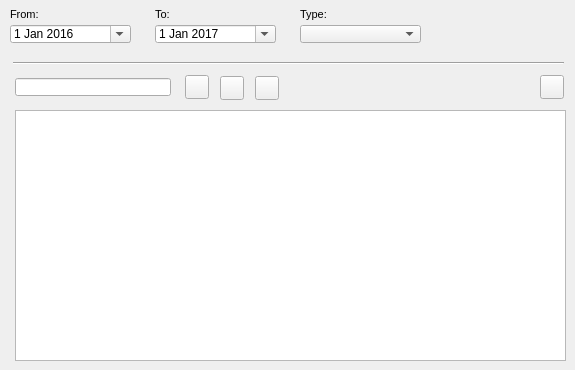
    <widget class="QWidget" name="tab_16">
     <attribute name="title">
      <string>Document</string>
     </attribute>
     <widget class="Line" name="line_6">
      <property name="geometry">
       <rect>
        <x>13</x>
        <y>55</y>
        <width>551</width>
        <height>16</height>
       </rect>
      </property>
      <property name="orientation">
       <enum>Qt::Horizontal</enum>
      </property>
     </widget>
     <widget class="QTableView" name="tbl_document">
      <property name="geometry">
       <rect>
        <x>15</x>
        <y>110</y>
        <width>551</width>
        <height>251</height>
       </rect>
      </property>
      <property name="sortingEnabled">
       <bool>true</bool>
      </property>
     </widget>
     <widget class="QLabel" name="label_doc_to">
      <property name="geometry">
       <rect>
        <x>155</x>
        <y>3</y>
        <width>113</width>
        <height>22</height>
       </rect>
      </property>
      <property name="font">
       <font>
        <pointsize>8</pointsize>
       </font>
      </property>
      <property name="frameShape">
       <enum>QFrame::NoFrame</enum>
      </property>
      <property name="frameShadow">
       <enum>QFrame::Raised</enum>
      </property>
      <property name="text">
       <string>To:</string>
      </property>
      <property name="textFormat">
       <enum>Qt::AutoText</enum>
      </property>
      <property name="scaledContents">
       <bool>false</bool>
      </property>
      <property name="margin">
       <number>3</number>
      </property>
     </widget>
     <widget class="QDateEdit" name="date_document_from">
      <property name="geometry">
       <rect>
        <x>10</x>
        <y>25</y>
        <width>121</width>
        <height>18</height>
       </rect>
      </property>
      <property name="date">
       <date>
        <year>2016</year>
        <month>1</month>
        <day>1</day>
       </date>
      </property>
      <property name="calendarPopup">
       <bool>true</bool>
      </property>
     </widget>
     <widget class="QComboBox" name="doc_type">
      <property name="geometry">
       <rect>
        <x>300</x>
        <y>25</y>
        <width>121</width>
        <height>18</height>
       </rect>
      </property>
     </widget>
     <widget class="QLabel" name="label_doc_from">
      <property name="geometry">
       <rect>
        <x>10</x>
        <y>3</y>
        <width>90</width>
        <height>22</height>
       </rect>
      </property>
      <property name="font">
       <font>
        <pointsize>8</pointsize>
       </font>
      </property>
      <property name="frameShape">
       <enum>QFrame::NoFrame</enum>
      </property>
      <property name="frameShadow">
       <enum>QFrame::Plain</enum>
      </property>
      <property name="text">
       <string>From:</string>
      </property>
      <property name="textFormat">
       <enum>Qt::AutoText</enum>
      </property>
      <property name="scaledContents">
       <bool>false</bool>
      </property>
      <property name="alignment">
       <set>Qt::AlignLeading|Qt::AlignLeft|Qt::AlignVCenter</set>
      </property>
      <property name="margin">
       <number>3</number>
      </property>
     </widget>
     <widget class="QDateEdit" name="date_document_to">
      <property name="geometry">
       <rect>
        <x>155</x>
        <y>25</y>
        <width>121</width>
        <height>18</height>
       </rect>
      </property>
      <property name="date">
       <date>
        <year>2017</year>
        <month>1</month>
        <day>1</day>
       </date>
      </property>
      <property name="calendarPopup">
       <bool>true</bool>
      </property>
     </widget>
     <widget class="QLabel" name="label_doc_type">
      <property name="geometry">
       <rect>
        <x>300</x>
        <y>3</y>
        <width>61</width>
        <height>22</height>
       </rect>
      </property>
      <property name="font">
       <font>
        <pointsize>8</pointsize>
       </font>
      </property>
      <property name="layoutDirection">
       <enum>Qt::LeftToRight</enum>
      </property>
      <property name="frameShape">
       <enum>QFrame::NoFrame</enum>
      </property>
      <property name="frameShadow">
       <enum>QFrame::Raised</enum>
      </property>
      <property name="text">
       <string>Type:</string>
      </property>
      <property name="textFormat">
       <enum>Qt::AutoText</enum>
      </property>
      <property name="scaledContents">
       <bool>false</bool>
      </property>
      <property name="margin">
       <number>3</number>
      </property>
     </widget>
     <widget class="QLineEdit" name="doc_id">
      <property name="geometry">
       <rect>
        <x>15</x>
        <y>78</y>
        <width>156</width>
        <height>18</height>
       </rect>
      </property>
     </widget>
     <widget class="QPushButton" name="btn_open_doc">
      <property name="geometry">
       <rect>
        <x>540</x>
        <y>75</y>
        <width>24</width>
        <height>24</height>
       </rect>
      </property>
      <property name="toolTip">
       <string>&lt;html&gt;&lt;head/&gt;&lt;body&gt;&lt;p&gt;Open document&lt;/p&gt;&lt;/body&gt;&lt;/html&gt;</string>
      </property>
      <property name="text">
       <string/>
      </property>
      <property name="icon">
       <iconset>
        <normaloff>../icons/170b.png</normaloff>../icons/170b.png</iconset>
      </property>
      <property name="iconSize">
       <size>
        <width>22</width>
        <height>22</height>
       </size>
      </property>
     </widget>
     <widget class="QPushButton" name="btn_doc_new">
      <property name="geometry">
       <rect>
        <x>255</x>
        <y>76</y>
        <width>24</width>
        <height>24</height>
       </rect>
      </property>
      <property name="toolTip">
       <string>&lt;html&gt;&lt;head/&gt;&lt;body&gt;&lt;p&gt;New document&lt;/p&gt;&lt;/body&gt;&lt;/html&gt;</string>
      </property>
      <property name="text">
       <string/>
      </property>
      <property name="icon">
       <iconset>
        <normaloff>../icons/131b.png</normaloff>../icons/131b.png</iconset>
      </property>
      <property name="iconSize">
       <size>
        <width>22</width>
        <height>22</height>
       </size>
      </property>
     </widget>
     <widget class="QPushButton" name="btn_doc_insert">
      <property name="geometry">
       <rect>
        <x>185</x>
        <y>75</y>
        <width>24</width>
        <height>24</height>
       </rect>
      </property>
      <property name="text">
       <string/>
      </property>
      <property name="icon">
       <iconset>
        <normaloff>../icons/111b.png</normaloff>../icons/111b.png</iconset>
      </property>
      <property name="iconSize">
       <size>
        <width>22</width>
        <height>22</height>
       </size>
      </property>
     </widget>
     <widget class="QPushButton" name="btn_doc_delete">
      <property name="geometry">
       <rect>
        <x>220</x>
        <y>76</y>
        <width>24</width>
        <height>24</height>
       </rect>
      </property>
      <property name="toolTip">
       <string>&lt;html&gt;&lt;head/&gt;&lt;body&gt;&lt;p&gt;Unlink document&lt;/p&gt;&lt;/body&gt;&lt;/html&gt;</string>
      </property>
      <property name="text">
       <string/>
      </property>
      <property name="icon">
       <iconset>
        <normaloff>../icons/112b.png</normaloff>../icons/112b.png</iconset>
      </property>
      <property name="iconSize">
       <size>
        <width>22</width>
        <height>22</height>
       </size>
      </property>
     </widget>
    </widget>
